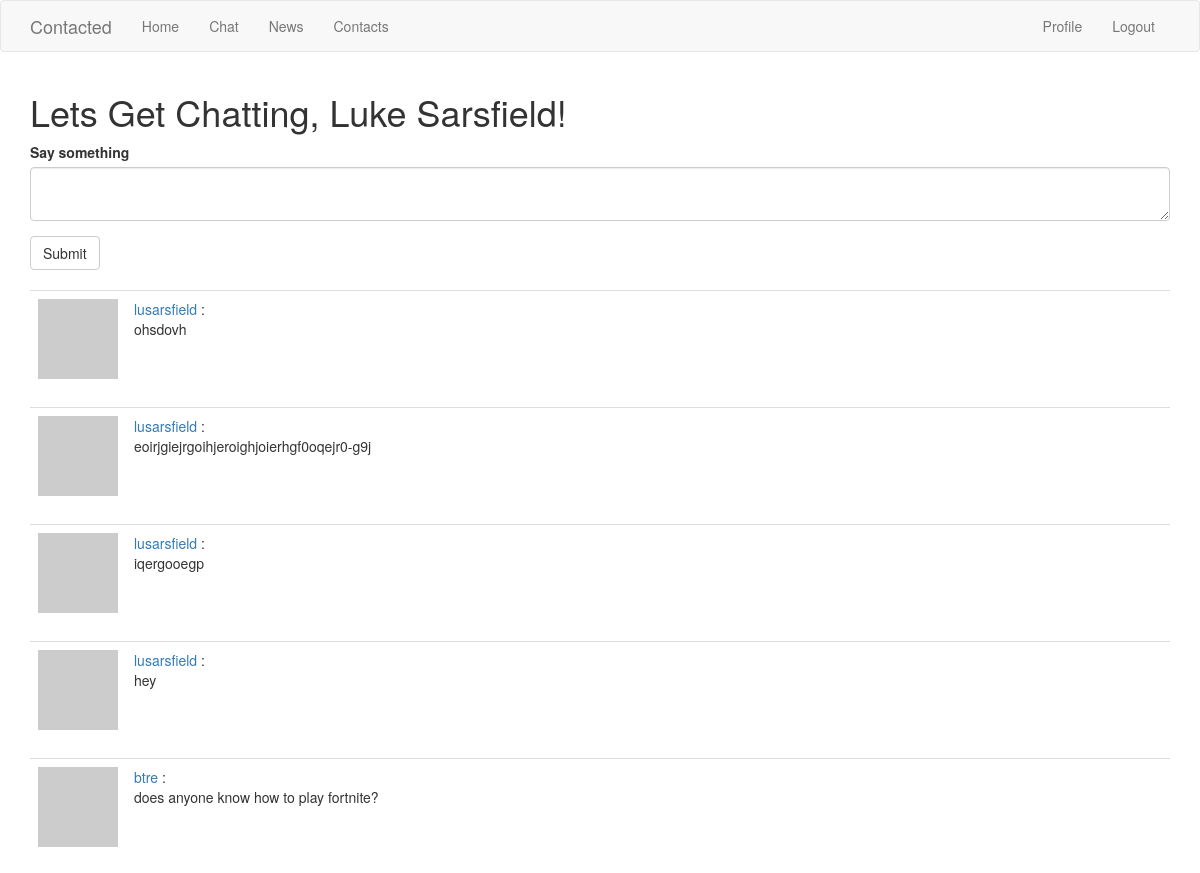
Page /chat (signed in, upper part) on the earlier database version.
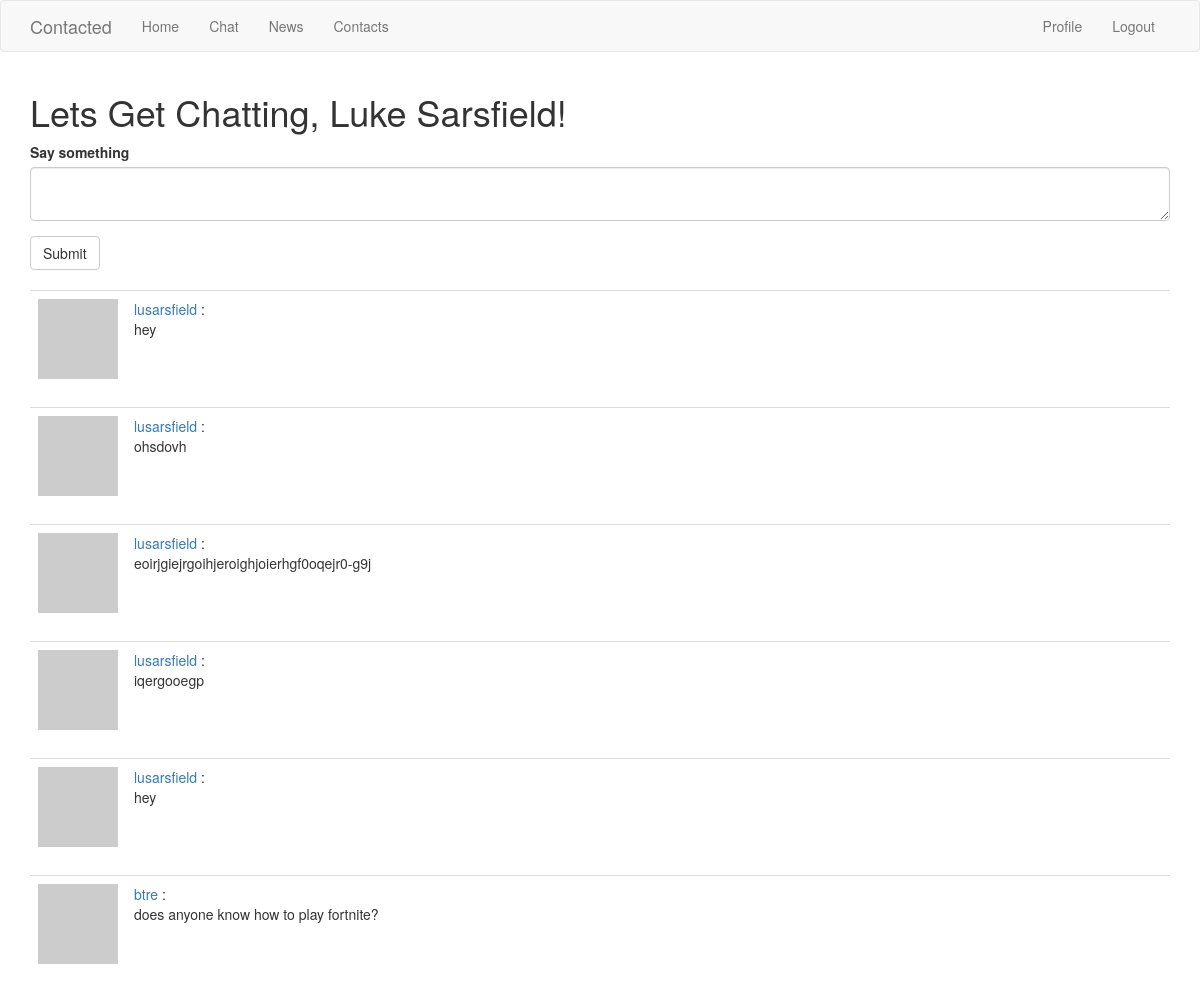
Same page on the later database version.
### app/models.py (models this page shows, shortened)
class Post(db.Model):
    id = db.Column(db.Integer, primary_key=True)
    body = db.Column(db.String(140))
    timestamp = db.Column(db.DateTime, index=True, default=datetime.utcnow)
    user_id = db.Column(db.Integer, db.ForeignKey('user.id'))

class User(UserMixin, db.Model):
    id = db.Column(db.Integer, primary_key=True)
    username = db.Column(db.String(64), index=True, unique=True)
    email = db.Column(db.String(120), index=True, unique=True)
    password_hash = db.Column(db.String(128))
    posts = db.relationship('Post', backref='author', lazy='dynamic')
    fullname_me = db.Column(db.String(140))
    email_me = db.Column(db.String(140))
    phonenumber_me = db.Column(db.String(140))
    city_me = db.Column(db.String(140))
    jobtitle_me = db.Column(db.String(140))
    company_me = db.Column(db.String(140))
    about_me = db.Column(db.String(140))
    last_seen = db.Column(db.DateTime, default=datetime.utcnow)
    followed = db.relationship(
        'User', secondary=followers,
        primaryjoin=(followers.c.follower_id == id),
        secondaryjoin=(followers.c.followed_id == id),
        backref=db.backref('followers', lazy='dynamic'), lazy='dynamic')
    def avatar(self, size):
        digest = md5(self.email.lower().encode('utf-8')).hexdigest()
        return 'https://www.gravatar.com/avatar/{}?d=identicon&s={}'.format(
            digest, size)

### app/routes.py (the view)
@app.route('/chat', methods=['GET', 'POST'])
@login_required
def chat():
    form = PostForm()
    if form.validate_on_submit():
        post = Post(body=form.post.data, author=current_user)
        db.session.add(post)
        db.session.commit()
        flash('Your post is now live!')
        return redirect(url_for('chat'))
    page = request.args.get('page', 1, type=int)
    posts = Post.query.order_by(Post.timestamp.desc()).paginate(
        page=page, per_page=app.config['POSTS_PER_PAGE'], error_out=False)
    next_url = url_for('chat', page=posts.next_num) \
        if posts.has_next else None
    prev_url = url_for('chat', page=posts.prev_num) \
        if posts.has_prev else None
    return render_template('chat.html', title='Home', form=form,
                           posts=posts.items, next_url=next_url,
                           prev_url=prev_url)

### app/forms.py
class PostForm(FlaskForm):
    post = TextAreaField('Say something', validators=[DataRequired()])
    submit = SubmitField('Submit')

### app/models.py (called while the page is built)
@login.user_loader
def load_user(id):
    return User.query.get(int(id))

### app/routes.py (called while the page is built)
@app.before_request
def before_request():
    if current_user.is_authenticated:
        current_user.last_seen = datetime.utcnow()
        db.session.commit()

### app/templates/chat.html (shortened to what this page needs)
{% extends "base.html" %}
{% import 'bootstrap/wtf.html' as wtf %}
{% block app_content %}
    <h1>Lets Get Chatting, {{ current_user.fullname_me}}!</h1>
    {% if form %}
    {{ wtf.quick_form(form) }}
    <br>
    {% endif %}
    {% for post in posts %}
        {% include '_post.html' %}
    {% endfor %}
{% endblock %}

### app/templates/_post.html
<table class="table table-hover">
    <tr>
        <td width="70px">
            <a href="{{ url_for('user', username=post.author.username) }}">
                <img src="{{ post.author.avatar(70) }}" />
            </a>
        </td>
        <td>
            <a href="{{ url_for('user', username=post.author.username) }}">
                {{ post.author.username }}
            </a>
            :
            <br>
            {{ post.body }}
        </td>
    </tr>
</table>

Differences in the rows shown:
added Post: author.username "lusarsfield", body "hey"
